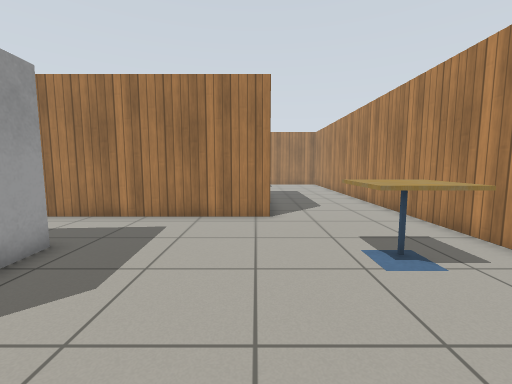
View 1 (above)

15 first-person views from a walk through a world built for the Gazebo simulator. The camera is 0.94 m above the floor, tilts 6° down and sees 90° across. The floor is counted in squares, 0.5 m on a side. Each view is taken from the middle of a square. On the plan, view 1 faces up. The plan holds only what a view shows up to about 15 squares ahead; the rest is blank. Gazebo's built-in surfaces are drawn with simple patterns.

View 2
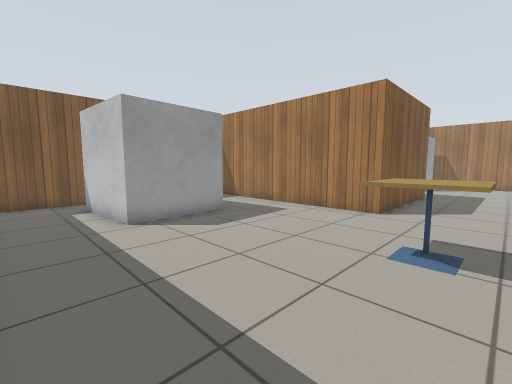

View 3
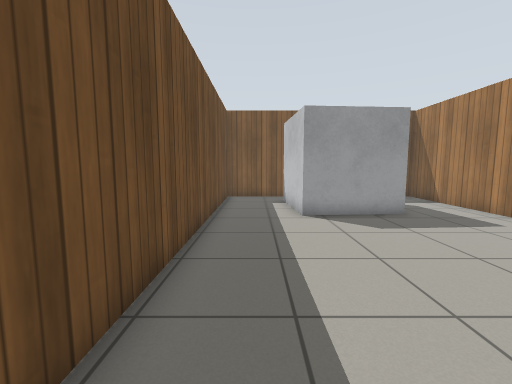

View 4
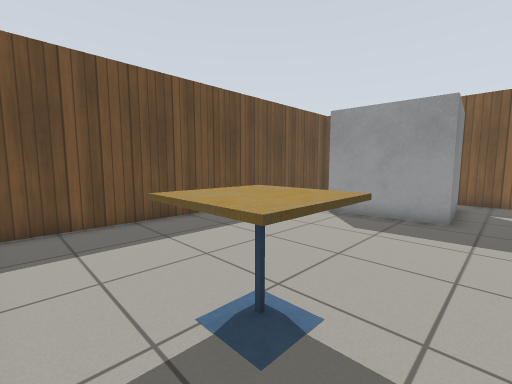

View 5
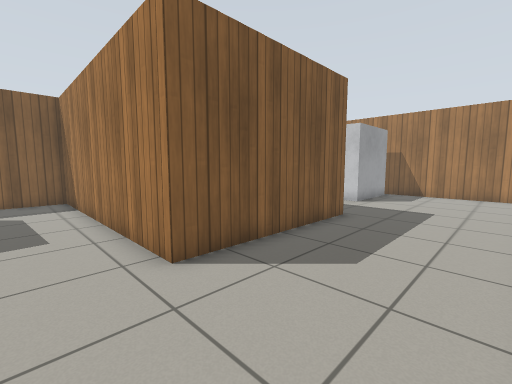

View 6
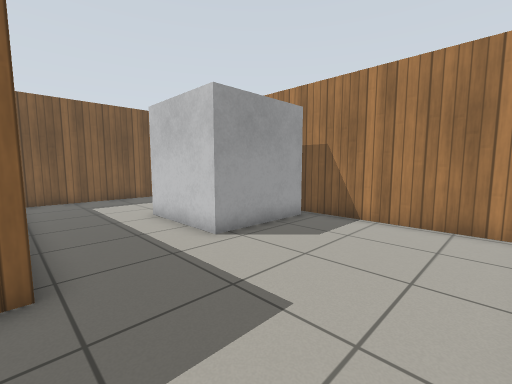

View 7
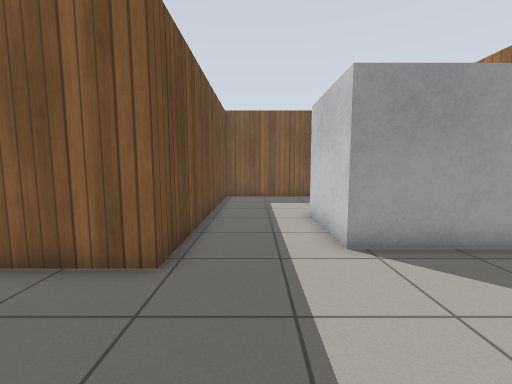

View 8
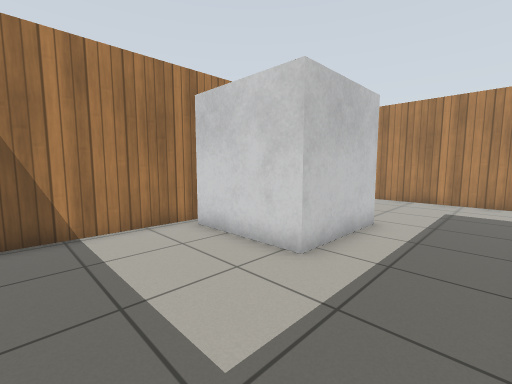

View 9
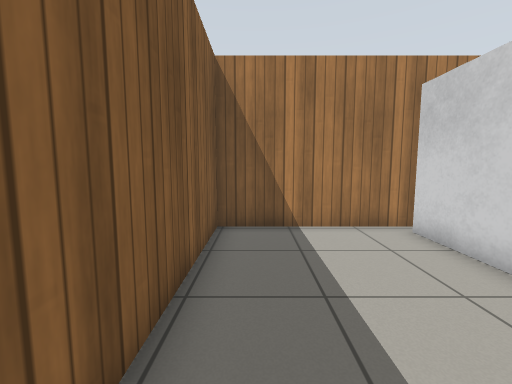

View 10
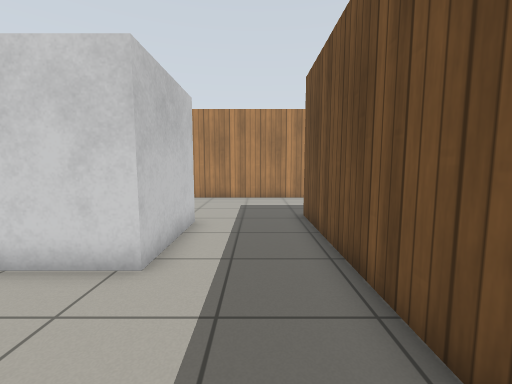

View 11
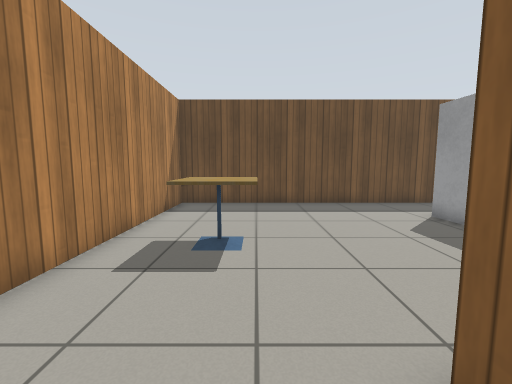

View 12
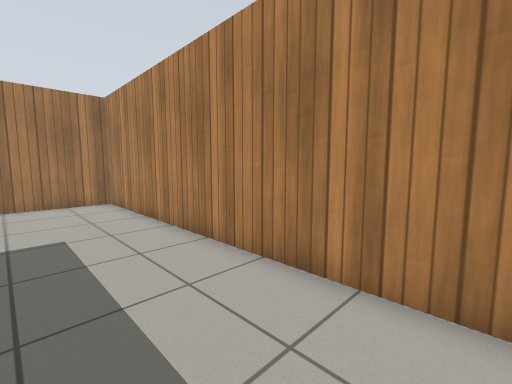

View 13
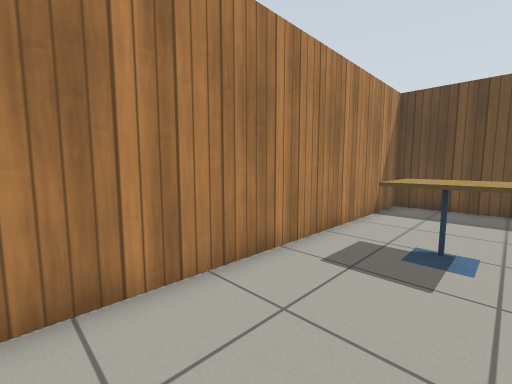

View 14
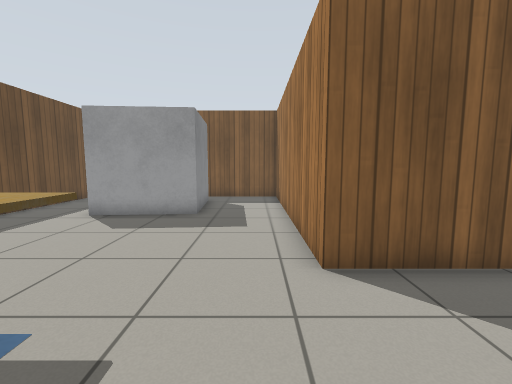

View 15
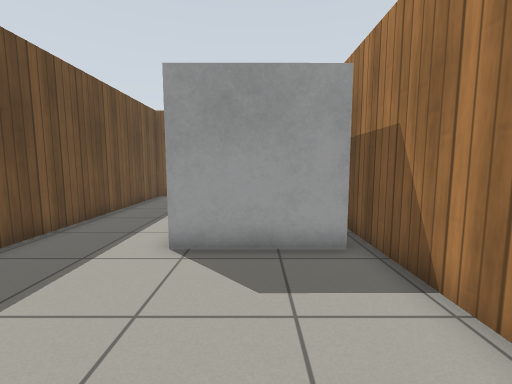

### Floor plan
Key: @ floor where view 1 was taken; # wall or solid block; . floor; T cafe table; O other object.
Columns run from 10 left of view 1 to 6 right of it. Each row starts with its distance up from view 1.
 25 #################
 24 #.....O  O......#
 23 #.....   O......#
 22 #.....   O......#
 21 #.....   O......#
 20 #.....OOOO......#
 19 #...............#
 18 #...............#
 17 #...............#
 16 ###########.....#
 15           #.....#
 14           #.....#
 13           #.....#
 12           #.....#
 11           #.....#
 10           #.....#
  9 ###########.....#
  8 #...............#
  7 #...............#
  6 #...........TT..#
  5 #    O......TTT.#
  4      O......TTT.#
  3      O..........#
  2 # OOOO..........#
  1 #...............#
  0 #.........@.....#
 -1 #...............#
 -2 #################

Where each view was taken, in squares from view 1:
view 1: 0 up, 0 right, facing up
view 2: 1 down, 4 right, facing up-left
view 3: 0 up, 5 right, facing left
view 4: 7 up, 5 right, facing down-left
view 5: 7 up, 5 right, facing up-left
view 6: 16 up, 5 right, facing up-left
view 7: 18 up, 5 right, facing left
view 8: 17 up, 9 left, facing up-right
view 9: 17 up, 9 left, facing up
view 10: 18 up, 9 left, facing right
view 11: 11 up, 2 right, facing down
view 12: 11 up, 2 right, facing up-right
view 13: 11 up, 2 right, facing down-right
view 14: 8 up, 5 right, facing left
view 15: 22 up, 5 right, facing left
